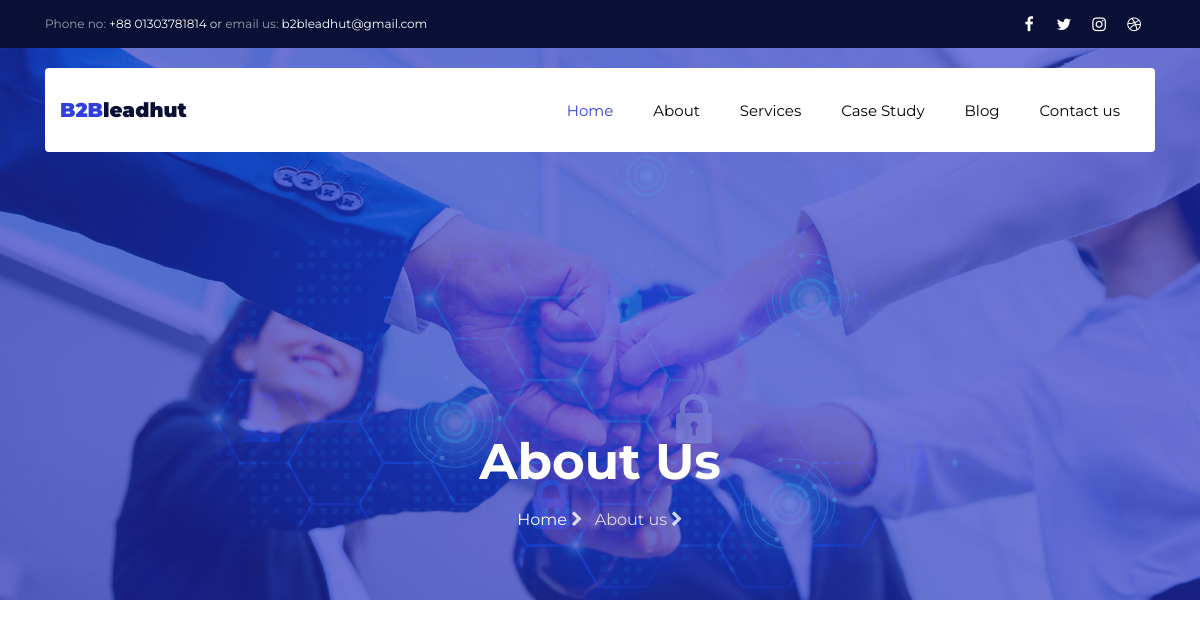
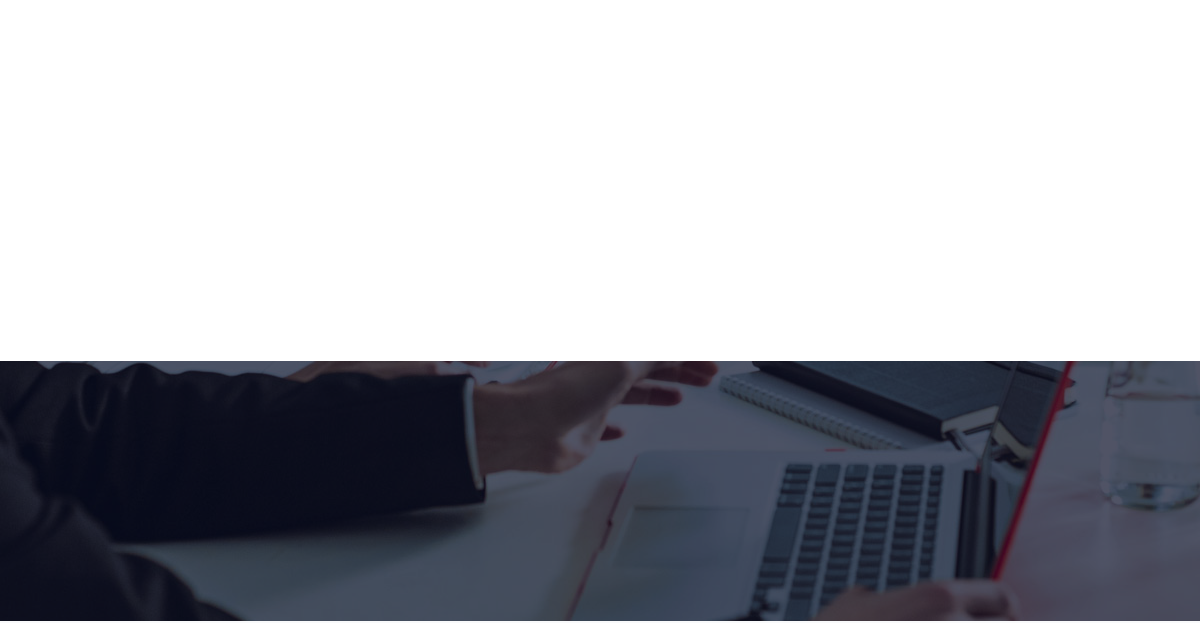
Before: /about (upper part) with the older database file (2 pictures, top to bottom).
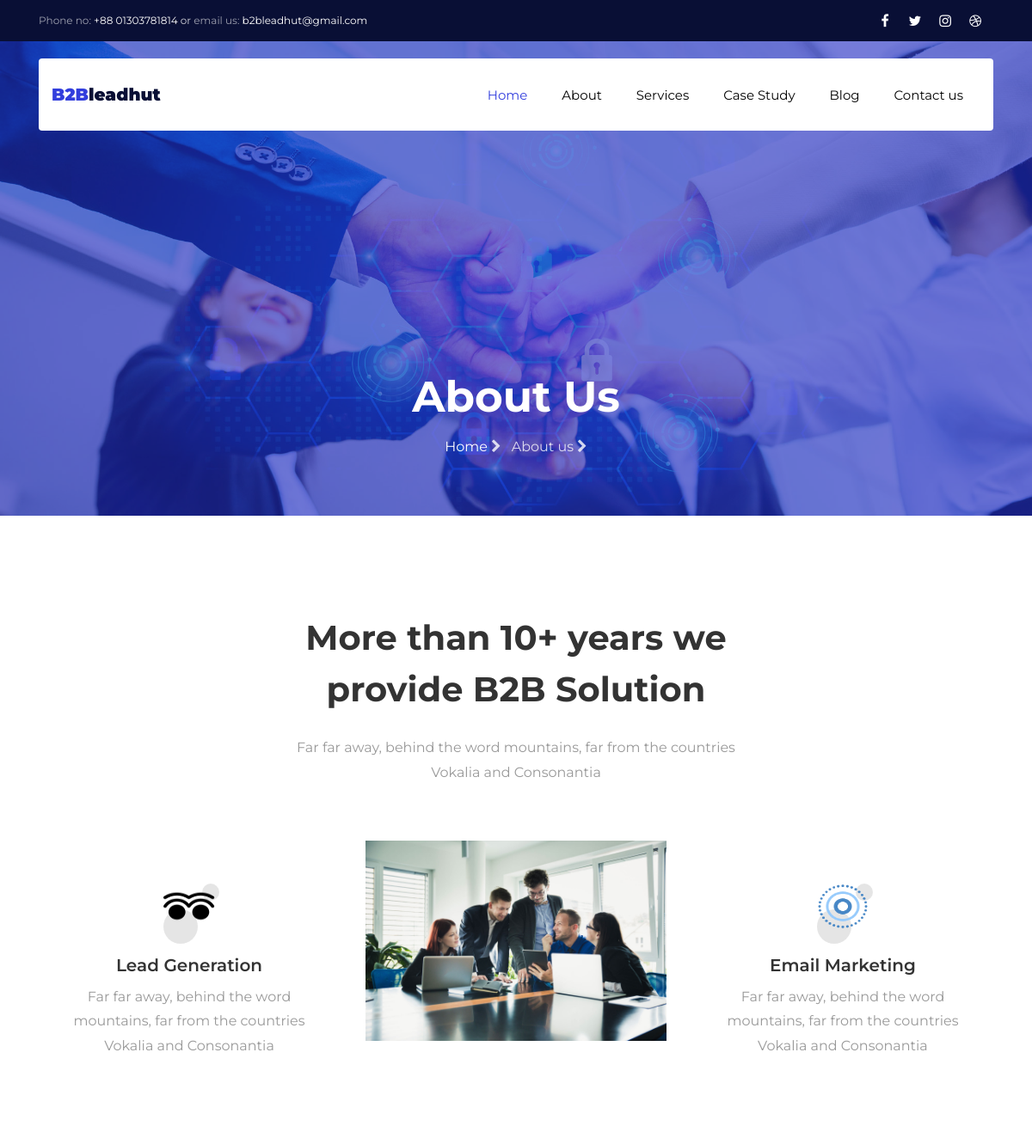
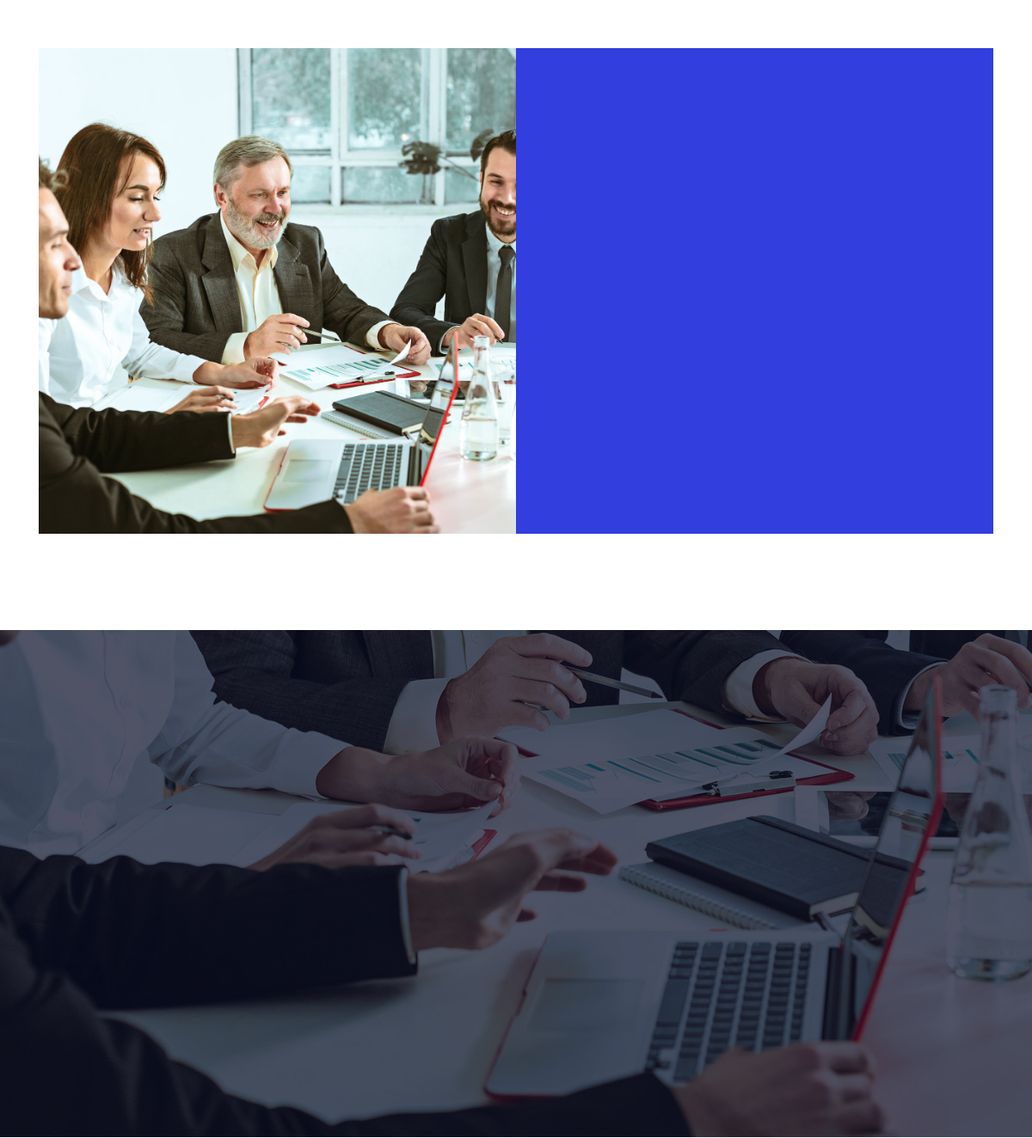
After: the same page with the newer database file (2 pictures, top to bottom).
### base_app/models.py (models this page shows, shortened)
class AboutPromoTitle(models.Model):
    promo_head_title = models.CharField(max_length=50, blank=True, null=True)
    promo_head_sub_content = models.CharField(max_length=100, blank=True, null=True)

class AboutPromoLeftItem(models.Model):
    icon = models.ImageField(upload_to="img/icon", blank=True, null=True)
    title = models.CharField(max_length=50, blank=True, null=True)
    sub_content = models.CharField(max_length=100, blank=True, null=True)
    plank_left = models.BooleanField(default=False)

class AboutPromoBanner(models.Model):
    title = models.CharField(max_length=50, blank=True, null=True)
    image = models.ImageField(upload_to="banner/img", blank=True, null=True)

class AboutPromoRightItem(models.Model):
    icon = models.ImageField(upload_to="img/icon", blank=True, null=True)
    title = models.CharField(max_length=50, blank=True, null=True)
    sub_content = models.CharField(max_length=100, blank=True, null=True)
    plank_right = models.BooleanField(default=False)

class About(models.Model):
    title = models.CharField(max_length=150, blank=True, null=True)
    sub_content = models.TextField(blank=True, null=True)
    Project_Complete = models.IntegerField(default=1, blank=True, null=True)
    Happy_Clients = models.IntegerField(default=1, blank=True, null=True)
    Business_Partners = models.IntegerField(default=1, blank=True, null=True)
    B2b_Consultant = models.IntegerField(default=1, blank=True, null=True)
    left_banner_image = models.ImageField(upload_to="promo/img", height_field=None, width_field=None, max_length=None)

### base_app/views.py (the view)
# urls.py: path('about', AboutTemplateView.as_view(), name="about"),
class AboutTemplateView(TemplateView):
    template_name = "about.html"
    def get_context_data(self, **kwargs):
        context = super().get_context_data(**kwargs)
        context["service_price"] = ServicePrice.objects.all()
        context["about"] = About.objects.all()
        context["AboutTeam"] = AboutTeam.objects.all()
        context["AboutPromo"] = AboutPromoTitle.objects.all()
        context["AboutLeftPromo"] = AboutPromoLeftItem.objects.all()
        context["AboutPromoTitle"] = AboutPromoTitle.objects.all()
        context["AboutMedelPromo"] = AboutPromoBanner.objects.all()
        context["AboutRightPromo"] = AboutPromoRightItem.objects.all()
        return context

### template/about.html (shortened to what this page needs)
{% extends 'base.html' %}
{% load static %}
{% block content %}
<section class="hero-wrap hero-wrap-2" style="background-image: url('{% static 'images/bg_3.jpg' %}');" data-stellar-background-ratio="0.5">
  <div class="overlay"></div>
  <div class="container">
    <div class="row no-gutters slider-text align-items-end justify-content-center">
      <div class="col-md-9 ftco-animate pb-5 text-center">
        <h1 class="mb-3 bread">About Us</h1>
        <p class="breadcrumbs"><span class="mr-2"><a href="index.html">Home <i class="fa fa-chevron-right"></i></a></span> <span>About us <i class="fa fa-chevron-right"></i></span></p>
      </div>
    </div>
  </div>
</section>
<section class="ftco-section">
 <div class="container">
  <div class="row justify-content-center pb-5">
    {% for p in AboutPromoTitle %}
    <div class="col-lg-6 heading-section text-center ftco-animate">
      <h2 class="mb-4">{{ p.promo_head_title }}  B2B Solution</span></h2>
      <p>{{ p.promo_head_sub_content }}</p>
    </div>
    {% endfor %}
  </div>
  <div class="row">
  {% for pl in AboutLeftPromo %}
    {% if pl.plank_left == True %}
   <div class="col-md-4">
    <div class="services-2 text-center">
     <div class="icon">
      <img src="{{ pl.icon.url }}" width="60" height="53" alt="icon"/>
    </div>
    <div class="text">
      <h3>{{ pl.title }}</h3>
      <p>{{ pl.sub_content }}</p>
    </div>
  </div>
  {% endif %}
  {% endfor %}
</div>
{% for pl in AboutMedelPromo %}
<div class="col-md-4">
  <img src="{{ pl.image.url }}" width="350" height="330" class="img-fluid" alt="">
</div>
{% endfor %}
{% for pl in AboutRightPromo %}
{% if pl.plank_right == True %}
<div class="col-md-4">
  <div class="services-2 text-center">
   <div class="icon">
    <img src="{{ pl.icon.url }}" width="60" height="53" alt="icon"/>
  </div>
  <div class="text">
    <h3>{{ pl.title }}</h3>
    <p>{{ pl.sub_content }}</p>
  </div>
</div>
{% endif %}
{% endfor %}
</div>
</div>
</div>
</section>
<section class="ftco-counter ftco-section ftco-no-pt img" id="section-counter">
 <div class="container">
  <div class="row no-gutters d-flex">
  {% for ab in about %}
  <div class="col-md-6 d-flex">
    <div class="img d-flex align-self-stretch" style="background-image:url({{ ab.left_banner_image.url }});"></div>
  </div>
  {% endfor %}
  {% for ab in about %}
  <div class="col-md-6 p-3 pl-md-5 py-5 bg-primary">
    <div class="row justify-content-start pb-3">
    </div>
  {% endfor %}
    {% for abCount in about %}
    <div class="row">
    </div>
    {% endfor %}
  </div>
</div>
</div>
</section>
<section class="ftco-section ftco-no-pb testimony-section" style="background-image: url({% static 'images/bg_1.jpg' %});">
 <div class="overlay-1"></div>
 <div class="container-fluid">
  <div class="row justify-content-center mb-5 pb-3">
  </div>
</div>
</section>
{% endblock %}

### template/base.html (shortened to what this page needs)
<!DOCTYPE html>
<html lang="en">
{% include 'head.html' %}
<body>
    {% include 'navbar.html' %}
    {% block content %}
    {% endblock content %}
</body>
</html>

### template/head.html (shortened to what this page needs)
{% load static %}
<head>
	<link rel="stylesheet" href="https://stackpath.bootstrapcdn.com/font-awesome/4.7.0/css/font-awesome.min.css">
	<link rel="stylesheet" href="{% static 'css/animate.css' %}">
	<link rel="stylesheet" href="{% static 'css/owl.carousel.min.css' %}">
	<link rel="stylesheet" href="{% static 'css/owl.theme.default.min.css' %}">
	<link rel="stylesheet" href="{% static 'css/magnific-popup.css' %}">
	<link rel="stylesheet" href="{% static 'css/flaticon.css' %}">
	<link rel="stylesheet" href="{% static 'css/style.css' %}">
</head>

### template/navbar.html (shortened to what this page needs)
	<div class="wrap">
		<div class="container">
			<div class="row justify-content-between">
				<div class="col-12 col-md d-flex align-items-center">
					<p class="mb-0 phone"><span class="mailus">Phone no:</span> <a href="#"> +88 01303781814</a> or <span class="mailus">email us:</span> <a href="#"> b2bleadhut@gmail.com</a></p>
				</div>
				<div class="col-12 col-md d-flex justify-content-md-end">
					<div class="social-media">
						<p class="mb-0 d-flex">
							<a href="#" class="d-flex align-items-center justify-content-center"><span class="fa fa-facebook"><i class="sr-only">Facebook</i></span></a>
							<a href="#" class="d-flex align-items-center justify-content-center"><span class="fa fa-twitter"><i class="sr-only">Twitter</i></span></a>
							<a href="#" class="d-flex align-items-center justify-content-center"><span class="fa fa-instagram"><i class="sr-only">Instagram</i></span></a>
							<a href="#" class="d-flex align-items-center justify-content-center"><span class="fa fa-dribbble"><i class="sr-only">Dribbble</i></span></a>
						</p>
					</div>
				</div>
			</div>
		</div>
	</div>
	<nav class="navbar navbar-expand-lg navbar-dark ftco_navbar bg-dark ftco-navbar-light" id="ftco-navbar">
		<div class="container">
			<a class="navbar-brand" href="index.html">B2B<span>leadhut</span></a>
			<div class="collapse navbar-collapse" id="ftco-nav">
				<ul class="navbar-nav ml-auto">
					<li class="nav-item active"><a href="{% url 'index' %}" class="nav-link">Home</a></li>
					<li class="nav-item"><a href="{% url 'about' %}" class="nav-link">About</a></li>
					<li class="nav-item"><a href="{% url 'service' %}" class="nav-link">Services</a></li>
					<li class="nav-item"><a href="{% url 'cases' %}" class="nav-link">Case Study</a></li>
					<li class="nav-item"><a href="{% url 'blog' %}" class="nav-link">Blog</a></li>
					<li class="nav-item"><a href="{% url 'contact' %}" class="nav-link">Contact us</a></li>
				</ul>
			</div>
		</div>
	</nav>

### template/scripts.html (shortened to what this page needs)
{% load static %}

Changed rows visible on the page:
added AboutPromoTitle: promo_head_title "More than 10+ years we provide", promo_head_sub_content "Far far away, behind the word mountains, far from the countries Vokalia and Consonantia"
added AboutPromoLeftItem: icon (picture), title "Lead Generation", sub_content "Far far away, behind the word mountains, far from the countries Vokalia and Consonantia"
added AboutPromoBanner: image (picture)
added AboutPromoRightItem: icon (picture), title "Email Marketing", sub_content "Far far away, behind the word mountains, far from the countries Vokalia and Consonantia"
added About: left_banner_image (picture)
